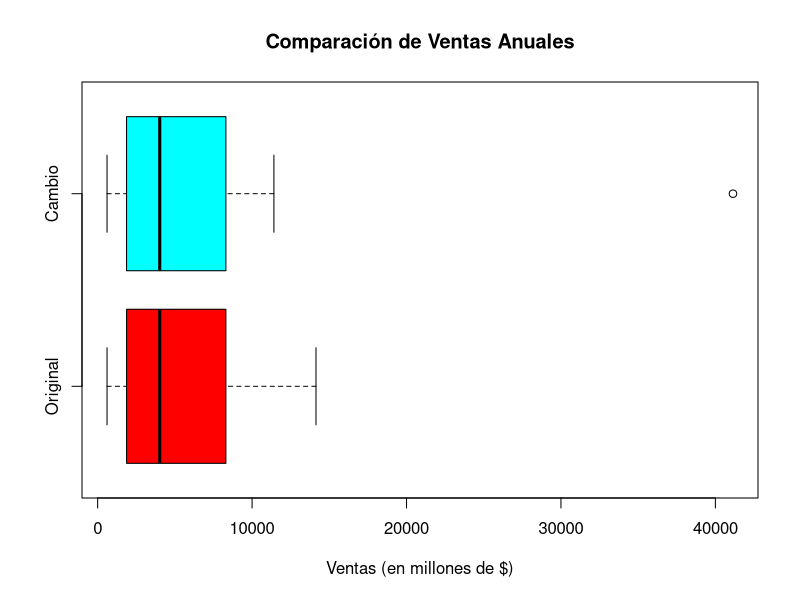

Generate this figure with R:
## ---- chunk 1
library(modeest)
## ---- chunk 2
ventas <- c(8408, 1374, 1872, 8879, 2459, 11413, 608, 14138, 6452, 1850, 
            2818, 1356, 10498, 7478, 4019, 4341, 739, 2127, 3653, 5794, 8305)
summary(ventas)
## ---- chunk 3
limite_inferior <- quantile(ventas, 0.25) - (1.5 * IQR(ventas))
limite_superior <- quantile(ventas, 0.75) + (1.5 * IQR(ventas))
limite_inferior
limite_superior
## ---- chunk 4
outliers <- ventas[ventas < limite_inferior | ventas > limite_superior]
outliers
## ---- chunk 5
ventas_modificadas <- ventas
ventas_modificadas[which(ventas_modificadas == 14138)] <- 41138

limite_inferior_mod <- quantile(ventas_modificadas, 0.25) - (1.5 * IQR(ventas_modificadas))
limite_superior_mod <- quantile(ventas_modificadas, 0.75) + (1.5 * IQR(ventas_modificadas))
limite_inferior_mod
limite_superior_mod
outliers_mod <- ventas_modificadas[ventas_modificadas < limite_inferior_mod | ventas_modificadas > limite_superior_mod]
outliers_mod
## ---- chunk 6
boxplot(list(Ventas = ventas, Ventas_Modificadas = ventas_modificadas),col = rainbow(2),names = c("Original","Cambio"),horizontal = TRUE,main = "Comparación de Ventas Anuales",xlab = "Ventas (en millones de $)")

## ---- chunk 7
costos <- c(120, 230, 110, 115, 160, 130, 150, 105, 195, 155, 
            105, 360, 120, 120, 140, 100, 115, 180, 235, 255)
mean(costos)
median(costos)
mlv(costos)
## ---- chunk 8
quantile(costos, 0.25)
quantile(costos, 0.75)
## ---- chunk 9
quantile(costos, 0.90)
## ---- chunk 10
cuarto_milla <- c(0.92, 0.98, 1.04, 0.90, 0.99)
milla <- c(4.52, 4.35, 4.60, 4.70, 4.50)
sd(cuarto_milla)
sd(milla)
sd(cuarto_milla)/mean(cuarto_milla)
sd(milla)/mean(milla)
